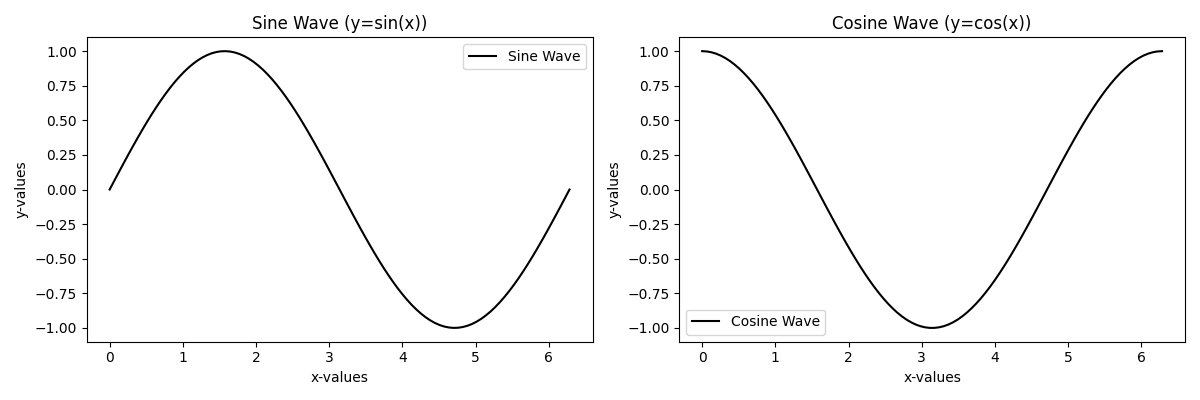

Write the Python code that produced this figure.
import numpy as np
import matplotlib . pyplot as plt
# Question 5: Create a subplot with two plots side by side. Plot a sine wave in the first subplot. Plot a cosine wave in the
# second subplot. Add labels, titles, and a legend to the plots.

x = np.linspace(0, 2 * np.pi, 100) #x values for both sin and cos
y_sin = np.sin(x) #y values for sine
y_cos = np.cos(x) #y values for cosine
fig, axs = plt.subplots(1, 2, figsize=(12, 4))  #layout 2 subplots

# Plot1 sine wave
axs[0].plot(x, y_sin, label='Sine Wave', color='black')
axs[0].set_title('Sine Wave (y=sin(x))')
axs[0].set_xlabel('x-values')
axs[0].set_ylabel('y-values')
axs[0].legend()

# Plot2 cosine wave
axs[1].plot(x, y_cos, label='Cosine Wave', color='black')
axs[1].set_title('Cosine Wave (y=cos(x))')
axs[1].set_xlabel('x-values')
axs[1].set_ylabel('y-values')
axs[1].legend()

plt.tight_layout() #adjust layout

# save/show plot
plt.savefig("q5.png")
plt.show()

